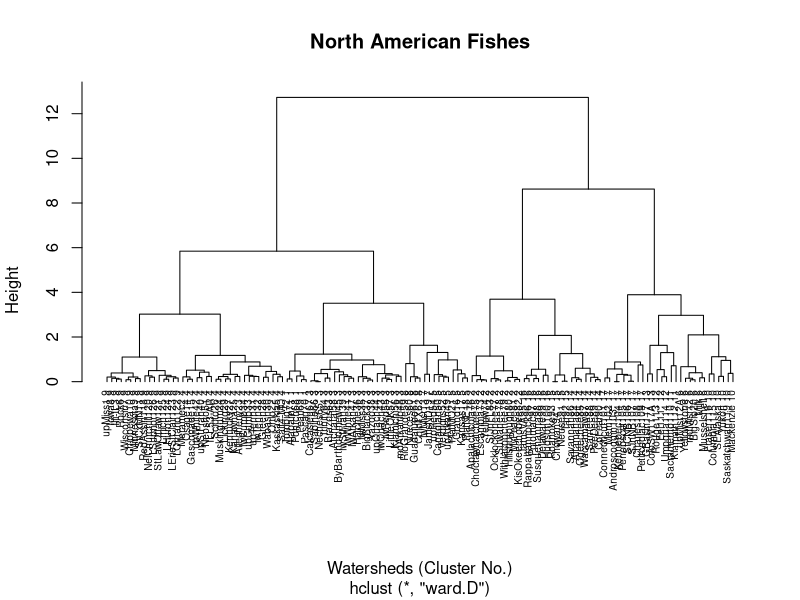

Reproduce this figure in R.
# This program performs a cluster analysis of watersheds, using the presence / 
# absence of taxa as characters.

setwd('~/biogeo')

# Load libraries needed for the analysis.
# Vegan provides Hellinger transformation.

library(vegan)

###################################################
# Read the Fish Data File
###################################################

nataxa = read.delim('NA_fishes.txt', header = TRUE, row.names = 1)

# Transform the data
nataxa.hel = decostand(nataxa,method='hellinger')

# Calculate distance between watersheds using Bray-Curtis dissimilarity.
nataxa.dist = vegdist(nataxa.hel, method = 'bray', binary=TRUE)


####################
# Cluster Analysis #
####################

# You can change the number of clusters from 17 to a larger or smaller
# number, such as 14 or 18, to see if one makes more biogeographic
# "sense" than another.  Change the number 17 after the 'k=' below
# to a new value.

nataxa.clust=hclust(nataxa.dist, method='ward')
nataxa.clust.cut = cutree(nataxa.clust, k=17)
plot(nataxa.clust, hang = -1, labels = paste(rownames(nataxa), as.character(nataxa.clust.cut)), cex=0.6, main = 'North American Fishes', xlab = 'Watersheds (Cluster No.)')
